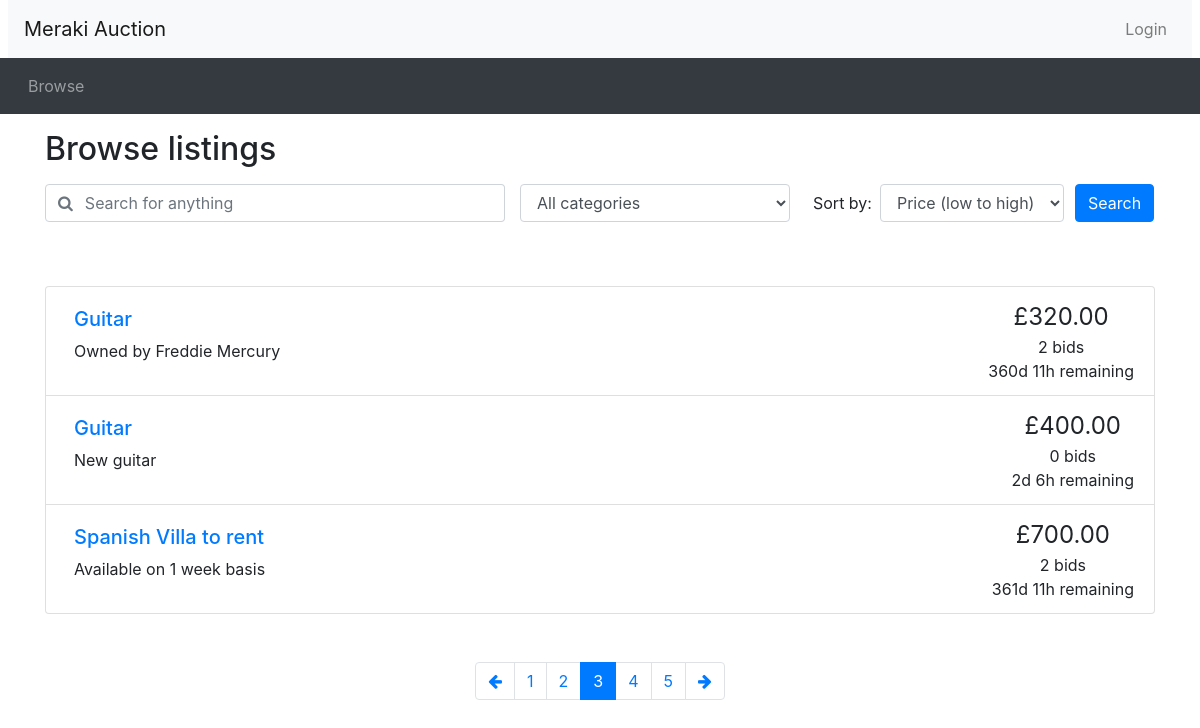
/browse.php?page=3, run on the app's committed database.
### tables this page shows
CREATE TABLE `items` (
  `item_id` smallint(5) UNSIGNED NOT NULL,
  `seller_username` varchar(20) NOT NULL,
  `category` enum('Fashion','Electronic','Travel','Education','Food','Transport','Sport','Music','Other') NOT NULL,
  `create_datetime` datetime NOT NULL,
  `item_name` varchar(30) NOT NULL,
  `description` text NOT NULL,
  `reserve_price` decimal(8,2) UNSIGNED NOT NULL DEFAULT '0.00',
  `opening_price` decimal(8,2) UNSIGNED NOT NULL,
  `end_datetime` datetime NOT NULL,
  `email_status` enum('0','1') NOT NULL DEFAULT '0' COMMENT '''0'' -> unsent, ''1'' -> sent.'
);

### utilities.php (the view, shortened to what this page needs)
<?php
function display_time_remaining($interval) {
    if ($interval->days == 0 && $interval->h == 0) {
      $time_remaining = $interval->format('%im %Ss');
    }
    else if ($interval->days == 0) {
      $time_remaining = $interval->format('%hh %im');
    }
    else {
      $time_remaining = $interval->format('%ad %hh');
    }
  return $time_remaining;
}
function print_listing_li($item_id, $title, $desc, $price, $num_bids, $end_time)
{
  if (strlen($desc) > 250) {
    $desc_shortened = substr($desc, 0, 250) . '...';
  }
  else {
    $desc_shortened = $desc;
  }
  if ($num_bids == 1) {
    $bid = ' bid';
  }
  else {
    $bid = ' bids';
  }
  $now = new DateTime();
  if ($now > $end_time) {
    $time_remaining = 'This auction has ended';
  }
  else {
    $time_to_end = date_diff($now, $end_time);
    $time_remaining = display_time_remaining($time_to_end) . ' remaining';
  }
  echo('
    <li class="list-group-item d-flex justify-content-between">
    <div class="p-2 mr-5"><h5><a href="listing.php?item_id=' . $item_id . '">' . $title . '</a></h5>' . $desc_shortened . '</div>
    <div class="text-center text-nowrap"><span style="font-size: 1.5em">£' . number_format($price, 2) . '</span><br/>' . $num_bids . $bid . '<br/>' . $time_remaining . '</div>
  </li>'
  );
}
?>

### browse.php (shortened to what this page needs)
<?php include_once("header.php")?>
<?php require("utilities.php")?>
<?php include_once("dbconnect.php")?>
<div class="container">
<h2 class="my-3">Browse listings</h2>
<div id="searchSpecs">
<form method="get" action="browse.php">
  <div class="row">
    <div class="col-md-5 pr-0">
      <div class="form-group">
	    <div class="input-group">
          <div class="input-group-prepend">
            <span class="input-group-text bg-transparent pr-0 text-muted">
              <i class="fa fa-search"></i>
            </span>
          </div>
          <input type="text" class="form-control border-left-0" id="keyword" name="keyword" placeholder="Search for anything">
        </div>
      </div>
    </div>
    <div class="col-md-3 pr-0">
      <div class="form-group">
        <select class="form-control" id="cat" name="cat">
          <option selected value="everything">All categories</option>
        </select>
      </div>
    </div>
    <div class="col-md-3 pr-0">
      <div class="form-inline">
        <label class="mx-2" for="order_by">Sort by:</label>
        <select class="form-control" id="order_by" name = "order_by">
          <option selected value="pricelow">Price (low to high)</option>
        </select>
      </div>
    </div>
    <div class="col-md-1 px-0">
      <button type="submit" class="btn btn-primary" name="submit-search">Search</button>
    </div>
  </div>
</form>
</div>
</div>
<?php
  if (!isset($_GET['keyword'])) {
    $keyword = '';
  }
  else {
    $keyword = $_GET['keyword'];
  }
  if (!isset($_GET['order_by'])) {
    $ordering = 'pricelow';
  }
  else {
    $ordering = $_GET['order_by'];
  }
  if (!isset($_GET['page'])) {
    $curr_page = 1;
  }
  else {
    $curr_page = $_GET['page'];
  }
  $query = "SELECT items.item_id, seller_username, category, create_datetime, item_name, description, reserve_price, end_datetime, IFNULL(max(bid), opening_price) AS showed_price, end_datetime<CURRENT_TIMESTAMP isend
        FROM items LEFT JOIN auction_log ON items.item_id=auction_log.item_id
        WHERE (items.item_name LIKE '%$keyword%'
        OR items.description LIKE '%$keyword%')
        GROUP BY items.item_id";
  $results = mysqli_query($connection, $query);
  $num_results = mysqli_num_rows($results);
  $results_per_page = 3;
  $max_page = ceil($num_results / $results_per_page);
  $page_n=($curr_page-1)*$results_per_page;
  if($ordering == "pricelow") {
    $query .= " ORDER BY isend ASC, showed_price ASC limit $results_per_page offset $page_n";
  }
?>
<div class="container mt-5">
<ul class="list-group">
<?php
$message_display = mysqli_query($connection, $query);
$sql_display = mysqli_fetch_all($message_display);
foreach($sql_display as $index => $infos) {
  $bids_num_query = "SELECT COUNT(*) FROM auction_log WHERE item_id = $infos[0]";
  if ($results) {
    $bid_num_result = mysqli_query($connection, $bids_num_query);
    $bid_num_row = mysqli_fetch_row($bid_num_result);
    $num_bids = $bid_num_row[0];
  } else {
    $num_bids = 0;
  }
  $current_price_query = "SELECT MAX(bid) FROM auction_log WHERE item_id = $infos[0]";
  $opening_price_query = "SELECT opening_price FROM items WHERE item_id = $infos[0]";
  $current_price_result = mysqli_query($connection, $current_price_query);
  if ($current_price_result) {
    $price_results_row = mysqli_fetch_row($current_price_result);
    $current_price = $price_results_row[0];
  }
  if ($current_price == 0) {
    $opening_price_result = mysqli_query($connection, $opening_price_query);
    $opening_price_row = mysqli_fetch_row($opening_price_result);
    $current_price = $opening_price_row[0];
  }
  $item_id = $infos[0];
  $title = $infos[4];
  $description = $infos[5];
  $end_date = new DateTime($infos[7]);
  print_listing_li($item_id, $title, $description, $current_price, $num_bids, $end_date);
}
?>
</ul>
<nav aria-label="Search results pages" class="mt-5">
  <ul class="pagination justify-content-center">
<?php
  $querystring = "";
  $high_page_boost = max(3 - $curr_page, 0);
  $low_page_boost = max(2 - ($max_page - $curr_page), 0);
  $low_page = max(1, $curr_page - 2 - $low_page_boost);
  $high_page = min($max_page, $curr_page + 2 + $high_page_boost);
  if ($curr_page != 1) {
    echo('
    <li class="page-item">
      <a class="page-link" href="browse.php?' . $querystring . 'page=' . ($curr_page - 1) . '" aria-label="Previous">
        <span aria-hidden="true"><i class="fa fa-arrow-left"></i></span>
        <span class="sr-only">Previous</span>
      </a>
    </li>');
  }
  for ($i = $low_page; $i <= $high_page; $i++) {
    if ($i == $curr_page) {
      echo('
    <li class="page-item active">');
    }
    else {
      echo('
    <li class="page-item">');
    }
    echo('
      <a class="page-link" href="browse.php?' . $querystring . 'page=' . $i . '">' . $i . '</a>
    </li>');
  }
  if ($curr_page != $max_page) {
    echo('
    <li class="page-item">
      <a class="page-link" href="browse.php?' . $querystring . 'page=' . ($curr_page + 1) . '" aria-label="Next">
        <span aria-hidden="true"><i class="fa fa-arrow-right"></i></span>
        <span class="sr-only">Next</span>
      </a>
    </li>');
  }
?>
  </ul>
</nav>
</div>
<?php include_once("footer.php")?>

### data on the page
items: item_name "Guitar", description "Owned by Freddie Mercury", price "320.00", num_bids "2", bid "bids", time_remaining "360d 11h remaining"
items: item_name "Guitar", description "New guitar", opening_price "400.00", num_bids "0", bid "bids", time_remaining "2d 6h remaining"
items: item_name "Spanish Villa to rent", description "Available on 1 week basis", price "700.00", num_bids "2", bid "bids", time_remaining "361d 11h remaining"
